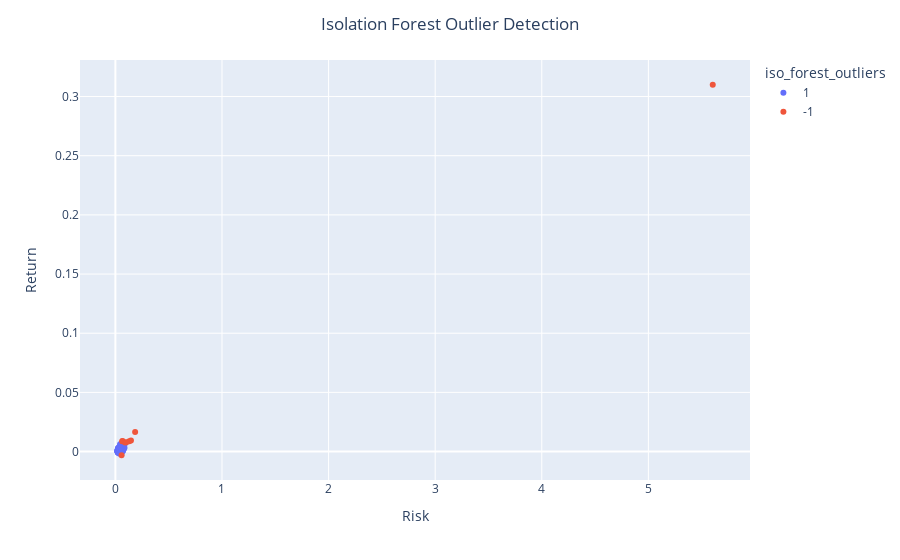

Notebook cell for this chart:
### Code cell
isf = IsolationForest(contamination=0.04)
preds = isf.fit_predict(df[["Risk", "Return"]])

df_ = df.copy()
df_["iso_forest_outliers"] = preds
df_["iso_forest_outliers"] = df_["iso_forest_outliers"].astype(str)
#extract the scores from the data in terms of strength of outlier
df_["iso_forest_scores"] = isf.decision_function(df_[["Risk", "Return"]])

fig = px.scatter(
    df_, 
    x='Risk', 
    y='Return', 
    color='iso_forest_outliers', 
    hover_name='Stock',
    hover_data=['Sector', 'Sub-Sector', 'Segment', 'Sharpe'],
)

fig.update_layout(title='Isolation Forest Outlier Detection', title_x=0.5)
fig.show()

### Figure 1 — Plotly figure (JSON) as saved in the notebook; plotly's stock layout.template omitted (floating-point values rounded to 4 significant figures; data arrays with more than 128 entries replaced by an {"elided": "..."} marker saying what was removed)
{"data": [{"customdata": {"elided": "194x4 mixed values"}, "hovertemplate": "<b>%{hovertext}</b><br><br>iso_forest_outliers=1<br>Risk=%{x}<br>Return=%{y}<br>Sector=%{customdata[0]}<br>Sub-Sector=%{customdata[1]}<br>Segment=%{customdata[2]}<br>Sharpe=%{customdata[3]}<extra></extra>", "hovertext": {"elided": "194 str values"}, "legendgroup": "1", "marker": {"color": "#636efa", "symbol": "circle"}, "mode": "markers", "name": "1", "orientation": "v", "showlegend": true, "type": "scatter", "x": {"elided": "194 float values"}, "xaxis": "x", "y": {"elided": "194 float values"}, "yaxis": "y"}, {"customdata": [["Petróleo, Gás e Biocombustíveis", "Petróleo, Gás e Biocombustíveis", "Equipamentos e Serviços", 0.06422], ["Materiais Básicos", "Mineração", "Minerais Metálicos", 0.08923], ["Bens Industriais", "Construção e Engenharia", "Construção Pesada", 0.06721], ["Bens Industriais", "Máquinas e Equipamentos", "Máq. e Equip. Industriais", 0.1316], ["Bens Industriais", "Máquinas e Equipamentos", "Máq. e Equip. Industriais", 0.1356], ["Saúde", "Comércio e Distribuição", "Medicamentos e Outros Produtos", 0.05531], ["Financeiro", "Previdência e Seguros", "Resseguradoras", -0.05336], ["Outros", "Outros", "Outros", 0.0836], ["Outros", "Outros", "Outros", 0.07571]], "hovertemplate": "<b>%{hovertext}</b><br><br>iso_forest_outliers=-1<br>Risk=%{x}<br>Return=%{y}<br>Sector=%{customdata[0]}<br>Sub-Sector=%{customdata[1]}<br>Segment=%{customdata[2]}<br>Sharpe=%{customdata[3]}<extra></extra>", "hovertext": ["OSXB3.SA", "MMXM3.SA", "AZEV3.SA", "INEP4.SA", "INEP3.SA", "PFRM3.SA", "IRBR3.SA", "ATOM3.SA", "BLUT3.SA"], "legendgroup": "-1", "marker": {"color": "#EF553B", "symbol": "circle"}, "mode": "markers", "name": "-1", "orientation": "v", "showlegend": true, "type": "scatter", "x": [0.1461, 0.1851, 0.1303, 0.06744, 0.06383, 5.604, 0.05816, 0.09062, 0.1035], "xaxis": "x", "y": [0.009383, 0.01652, 0.008758, 0.008877, 0.008652, 0.31, -0.003103, 0.007576, 0.00784], "yaxis": "y"}], "layout": {"legend": {"title": {"text": "iso_forest_outliers"}, "tracegroupgap": 0}, "margin": {"t": 60}, "title": {"text": "Isolation Forest Outlier Detection", "x": 0.5}, "xaxis": {"anchor": "y", "domain": [0, 1], "title": {"text": "Risk"}}, "yaxis": {"anchor": "x", "domain": [0, 1], "title": {"text": "Return"}}}}
